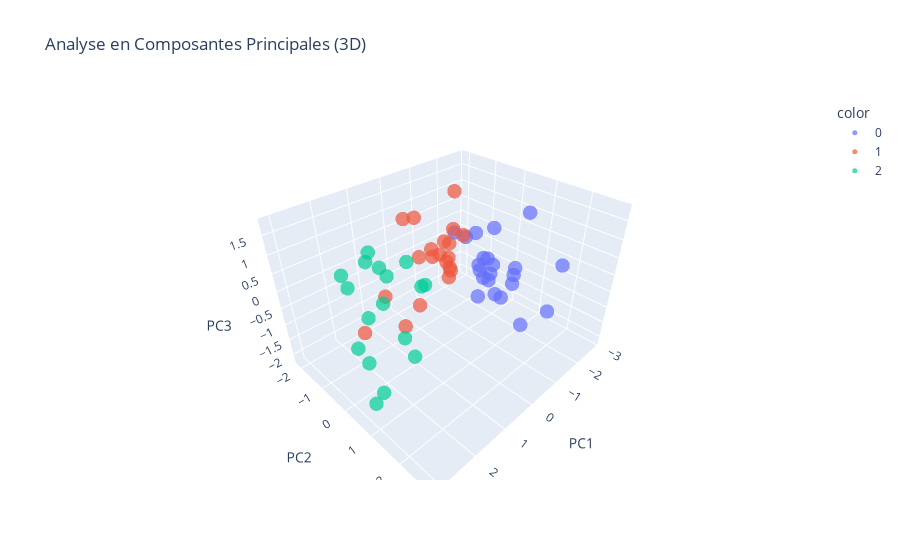

This figure's notebook cell:
### Markdown cell above
## a)
Avec la matrice de corrélation (heatmap) on remarque qu'il y a une forte corrélation entre "attribut1" et "attribut3" (corrélation de -0.89) et entre "attribut1" et "attribut4" (corrélation de -0.62) et entre "attribut2", "attribut3" et "attribut4" on a quand même une certaine corrélation (-0.24, -0.26 et -0.37) ce qui montre que globalement les attribtus sont corrélés et c'est un bon indicateur pour savoir si l'utilisation de l'ACP est judicieuse. Le pairplots vient confirmer ces résultats avec des nuages de points très allongé pour les attrébuts les plus corrélés. 

De plus, la présence de corrélation signifie que les variables ne sont pas indépendantes et qu'elles portent une part importante de redondance informationnelle (important pour la suite et la calcul de distance ou l'execution du KNN).

Il est donc bien d'appliquer ici l'ACP. Ainsi en projetant les données sur de nouveaux axes orthogonaux, l'ACP permet d'éliminer les corrélations entre variables et de concentrer l'essentiel de la variance sur un nombre réduit de dimensions (et faire baisser la dimension et par conséquent la puissance de calcul nécessaire aux algorithmes dans la partie 3).

Les relations de corrélation ne sont pas identiques pour les trois classes. Les graphes qui suivent montre que chaque classe possède sa propre structure de covariance (orientation et étalement du nuage de points). On remarque aussi sur le pairplot que les classes se superposent pour les attributs 1 et 4 (graphiques sur la diagonale) ce qui montre qu'une simple mesure de distance telle que la distance Euclidienne ne permettra pas de différencier un élément de la classe 0 de la classe 1 ni de la classe 2 (on suppose que c'est dnas ces cas la que la distnace de mahalanobis sera la plus judicieuse).

### Code cell
data_crop = data[['attribut1', 'attribut2', 'attribut3', 'attribut4']].values

data_crop_scaled = StandardScaler().fit_transform(data_crop)
# data_crop_scaled =  data_crop

pca_2 = PCA(n_components=2)
pca_2 = pca_2.fit_transform(data_crop_scaled)
df_pca_2 = pd.DataFrame(data=pca_2, columns=['PC1', 'PC2'])
df_pca_2['classe'] = data['classe']

pca_3 = PCA(n_components=3)
pca_3 = pca_3.fit_transform(data_crop_scaled)
df_pca_3 = pd.DataFrame(data=pca_3, columns=['PC1', 'PC2', 'PC3'])
df_pca_3['classe'] = data['classe']

sns.scatterplot(x='PC1', y='PC2', data=df_pca_2, hue='classe')
plt.title('Analyse en Composantes Principales (2D)')
plt.xlabel('Composante Principale 1')
plt.ylabel('Composante Principale 2')
plt.grid(True)
plt.show()

fig = px.scatter_3d(df_pca_3, x='PC1', y='PC2', z='PC3', color=df_pca_3['classe'].astype(str), title='Analyse en Composantes Principales (3D)', opacity=0.7)
fig.update_traces(marker=dict(size=5))
fig.show()

### Figure 1 — Plotly figure (JSON) as saved in the notebook; plotly's stock layout.template omitted (floating-point values rounded to 4 significant figures)
{"data": [{"hovertemplate": "color=0<br>PC1=%{x}<br>PC2=%{y}<br>PC3=%{z}<extra></extra>", "legendgroup": "0", "marker": {"color": "#636efa", "opacity": 0.7, "size": 5, "symbol": "circle"}, "mode": "markers", "name": "0", "scene": "scene", "showlegend": true, "type": "scatter3d", "x": [-0.6989, -1.472, -2.661, -2.833, -1.278, -0.827, -2.233, -0.6398, -0.3112, -0.0286, -0.9249, -0.9355, -1.306, -2.056, -2.838, -1.156, -0.8321, -0.05184, -1.115, -1.415, -2.5, -2.046], "y": [2.802, 0.3555, 0.5344, 0.07319, 1.549, -0.04944, -0.7826, 1.668, 2.832, 1.253, 0.6818, 0.3651, 0.4142, 0.2505, 0.0447, 0.5751, -0.4412, 1.598, 0.02787, -0.09452, -0.6876, -0.4694], "z": [1.238, -0.1697, 0.9926, -1.26, -1.414, 0.754, -2.18, 0.6922, 0.2698, 0.5258, -0.2472, -0.09345, -0.3463, -1.602, -1.594, 1.117, 0.7298, 0.228, 0.789, -0.3461, -0.8693, -0.5626]}, {"hovertemplate": "color=1<br>PC1=%{x}<br>PC2=%{y}<br>PC3=%{z}<extra></extra>", "legendgroup": "1", "marker": {"color": "#EF553B", "opacity": 0.7, "size": 5, "symbol": "circle"}, "mode": "markers", "name": "1", "scene": "scene", "showlegend": true, "type": "scatter3d", "x": [0.1351, -0.9397, -0.6482, 0.8516, 0.2555, 0.0004256, -0.4352, 2.176, 1.642, 0.5367, -1.789, -0.3885, 0.1517, -1.056, 0.108, -0.3808, 0.3333, -0.3617, -0.525, -0.6463], "y": [0.378, -0.5654, -0.4389, -1.359, 0.4392, 0.099, -0.106, -0.4442, 0.441, 0.1571, -1.036, -0.2226, -0.7339, -0.8676, -0.2774, -1.494, -0.5646, -0.5081, -2.136, -0.641], "z": [0.3914, 1.78, -0.2455, -0.9002, 0.2862, 0.4522, 1.1, -0.809, -0.3977, 1.045, 0.05569, 0.2662, 0.2923, 0.1512, 0.4794, 0.9341, -1.038, 0.2481, 0.6191, 0.4626]}, {"hovertemplate": "color=2<br>PC1=%{x}<br>PC2=%{y}<br>PC3=%{z}<extra></extra>", "legendgroup": "2", "marker": {"color": "#00cc96", "opacity": 0.7, "size": 5, "symbol": "circle"}, "mode": "markers", "name": "2", "scene": "scene", "showlegend": true, "type": "scatter3d", "x": [1.453, 1.332, 1.743, 2.233, 2.221, 3.075, 2.584, 1.021, 0.7839, 1.18, 2.874, 2.143, 1.832, 1.256, 2.782, 1.83, 0.7985], "y": [-1.186, -1.211, -0.2039, 1.152, -0.1383, 1.094, -0.1568, -0.1639, 0.1815, 0.5104, 1.123, 1.331, -1.751, -0.9279, 0.5556, -1.537, -1.292], "z": [0.5173, 0.7216, -0.04358, 0.05499, -0.1642, -1.298, -0.8588, 0.7819, 0.1973, 0.5104, -1.095, -0.4046, 0.03882, 0.3857, -0.6896, -0.2327, -0.2458]}], "layout": {"legend": {"title": {"text": "color"}, "tracegroupgap": 0}, "scene": {"domain": {"x": [0, 1], "y": [0, 1]}, "xaxis": {"title": {"text": "PC1"}}, "yaxis": {"title": {"text": "PC2"}}, "zaxis": {"title": {"text": "PC3"}}}, "title": {"text": "Analyse en Composantes Principales (3D)"}}}
